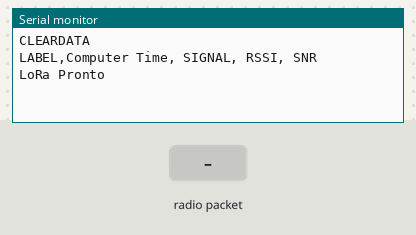
This sketch was run on a simulated Arduino Uno, built with avr-gcc and run on an emulated ATmega328P. On the bench: the last lines printed to the serial monitor. Inputs (shaded band) come from the test bench. No radio packets arrive unless stated.

Above: at 1.2 s.
1.3 s: radio packet "1" arrives
At 1.9 s:
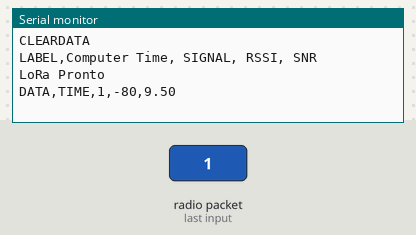
2.8 s: radio packet "0" arrives
At 4.0 s:
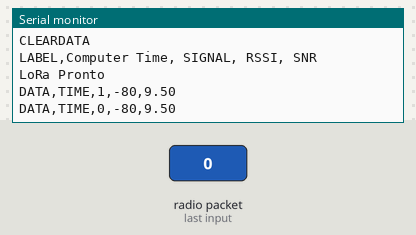
4.3 s: radio packet "2" arrives
At 5.4 s:
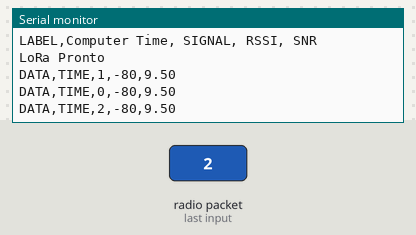

The sketch:

LORA_RECEIVER.ino
```cpp
#include <SPI.h>
#include <LoRa.h>

void setup() {
  Serial.begin(9600);
  Serial.println("CLEARDATA");
  Serial.println("LABEL,Computer Time, SIGNAL, RSSI, SNR");

 // while (!Serial);

  if (!LoRa.begin(915E6))
  {
    Serial.println("LoRa Falha!");
    while (1);
  }
   Serial.println("LoRa Pronto");
}

void loop() {
  // try to parse packet
  int packetSize = LoRa.parsePacket();
  float snr = LoRa.packetSnr();

  if (packetSize) {

    Serial.print("DATA,TIME,");
    // read packet
    while (LoRa.available())
    {

      // TALVEZ DÁ QUEBRA DE LINHA AJUDA
      Serial.print((char)LoRa.read());
    }
    Serial.print(",");
    //RSSI
    Serial.print(LoRa.packetRssi());
    Serial.print(",");
    //SNR
    Serial.println(snr);

  }
}
```

Measured:
- after the input at 1.3 s, the serial monitor: prints a new line at once (image 1)
- after the input at 2.8 s, the serial monitor: prints a new line at once (image 2)
- after the input at 4.3 s, the serial monitor: prints a new line at once (image 3)
